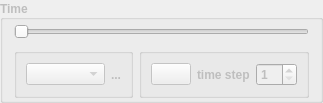
          <widget class="QGroupBox" name="groupBox_time">
           <property name="enabled">
            <bool>false</bool>
           </property>
           <property name="sizePolicy">
            <sizepolicy hsizetype="Expanding" vsizetype="Fixed">
             <horstretch>0</horstretch>
             <verstretch>0</verstretch>
            </sizepolicy>
           </property>
           <property name="minimumSize">
            <size>
             <width>0</width>
             <height>0</height>
            </size>
           </property>
           <property name="maximumSize">
            <size>
             <width>16777215</width>
             <height>16777215</height>
            </size>
           </property>
           <property name="font">
            <font>
             <weight>75</weight>
             <bold>true</bold>
            </font>
           </property>
           <property name="title">
            <string>Time</string>
           </property>
           <property name="alignment">
            <set>Qt::AlignLeading|Qt::AlignLeft|Qt::AlignVCenter</set>
           </property>
           <property name="flat">
            <bool>false</bool>
           </property>
           <layout class="QGridLayout" name="gridLayout_10" columnstretch="5,1">
            <property name="sizeConstraint">
             <enum>QLayout::SetDefaultConstraint</enum>
            </property>
            <property name="topMargin">
             <number>2</number>
            </property>
            <property name="bottomMargin">
             <number>2</number>
            </property>
            <item row="2" column="0">
             <widget class="QGroupBox" name="groupBox_8">
              <property name="title">
               <string/>
              </property>
              <layout class="QHBoxLayout" name="horizontalLayout_14">
               <item>
                <widget class="QComboBox" name="comboBox_time">
                 <property name="enabled">
                  <bool>false</bool>
                 </property>
                 <property name="sizePolicy">
                  <sizepolicy hsizetype="Preferred" vsizetype="Fixed">
                   <horstretch>0</horstretch>
                   <verstretch>0</verstretch>
                  </sizepolicy>
                 </property>
                 <property name="minimumSize">
                  <size>
                   <width>0</width>
                   <height>20</height>
                  </size>
                 </property>
                </widget>
               </item>
               <item>
                <widget class="QLabel" name="label_time">
                 <property name="sizePolicy">
                  <sizepolicy hsizetype="Preferred" vsizetype="Preferred">
                   <horstretch>0</horstretch>
                   <verstretch>0</verstretch>
                  </sizepolicy>
                 </property>
                 <property name="minimumSize">
                  <size>
                   <width>0</width>
                   <height>0</height>
                  </size>
                 </property>
                 <property name="text">
                  <string>...</string>
                 </property>
                </widget>
               </item>
              </layout>
             </widget>
            </item>
            <item row="2" column="1">
             <widget class="QGroupBox" name="groupBox_9">
              <property name="title">
               <string/>
              </property>
              <layout class="QHBoxLayout" name="horizontalLayout_15">
               <item>
                <widget class="QPushButton" name="pushButton_Read">
                 <property name="maximumSize">
                  <size>
                   <width>60</width>
                   <height>16777215</height>
                  </size>
                 </property>
                 <property name="text">
                  <string/>
                 </property>
                 <property name="icon">
                  <iconset>
                   <normaloff>:/plugins/PostTelemac/icons/play/play.png</normaloff>:/plugins/PostTelemac/icons/play/play.png</iconset>
                 </property>
                </widget>
               </item>
               <item>
                <widget class="QLabel" name="label_40">
                 <property name="maximumSize">
                  <size>
                   <width>60</width>
                   <height>16777215</height>
                  </size>
                 </property>
                 <property name="text">
                  <string>time step</string>
                 </property>
                </widget>
               </item>
               <item>
                <widget class="QSpinBox" name="spinBox_readtimestep">
                 <property name="maximumSize">
                  <size>
                   <width>50</width>
                   <height>16777215</height>
                  </size>
                 </property>
                 <property name="minimum">
                  <number>1</number>
                 </property>
                </widget>
               </item>
              </layout>
             </widget>
            </item>
            <item row="0" column="0" colspan="2">
             <widget class="QSlider" name="horizontalSlider_time">
              <property name="enabled">
               <bool>false</bool>
              </property>
              <property name="sizePolicy">
               <sizepolicy hsizetype="Preferred" vsizetype="Fixed">
                <horstretch>0</horstretch>
                <verstretch>0</verstretch>
               </sizepolicy>
              </property>
              <property name="minimumSize">
               <size>
                <width>0</width>
                <height>20</height>
               </size>
              </property>
              <property name="orientation">
               <enum>Qt::Horizontal</enum>
              </property>
             </widget>
            </item>
           </layout>
          </widget>
